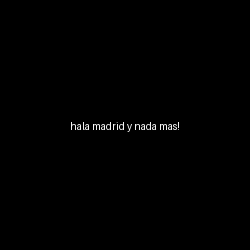

Recreate this plot in Python.
from PIL import Image, ImageDraw, ImageFont

altura = 250
ancho = 250
texto = ""
ruta_archivo = "./ALTO_NIVEL/archivo.txt"

with open(ruta_archivo, 'r') as archivo:
    texto = archivo.read()

ruta_imagen = "./ALTO_NIVEL/imagen.png"
imagen = Image.new('RGB', (ancho, altura), color='black')
draw = ImageDraw.Draw(imagen)

fuente = ImageFont.load_default()

left, top, right, bottom = fuente.getbbox(texto)
text_width = right - left
text_height = bottom - top

x = (ancho - text_width) / 2
y = (altura - text_height) / 2

draw.text((x, y), texto, fill='white', font=fuente)
imagen.save(ruta_imagen)
print("Se crea...........")




#CREACION DEL .MIF


imagen = Image.open("./ALTO_NIVEL/imagen.png")
datos_pixeles = imagen.convert("RGB").tobytes()



with open("./ALTO_NIVEL/imagen.mif", "w") as archivo_mif:
    archivo_mif.write("WIDTH=24;\n")
    archivo_mif.write("DEPTH={};\n".format(imagen.width * imagen.height))
    archivo_mif.write("ADDRESS_RADIX=DEC;\n")  # Cambiamos a decimal
    archivo_mif.write("DATA_RADIX=HEX;\n")
    archivo_mif.write("CONTENT BEGIN\n")

    for y in range(imagen.height):
        for x in range(imagen.width):
            pixel = imagen.getpixel((x, y))
            valor_hex = '{0:02X}{1:02X}{2:02X}'.format(*pixel)
            direccion_decimal = y * imagen.width + x  # Calculamos la dirección en decimal
            archivo_mif.write("   {:d} : {:s};\n".format(direccion_decimal, valor_hex))  # Escribimos la dirección en decimal

    archivo_mif.write("END;")